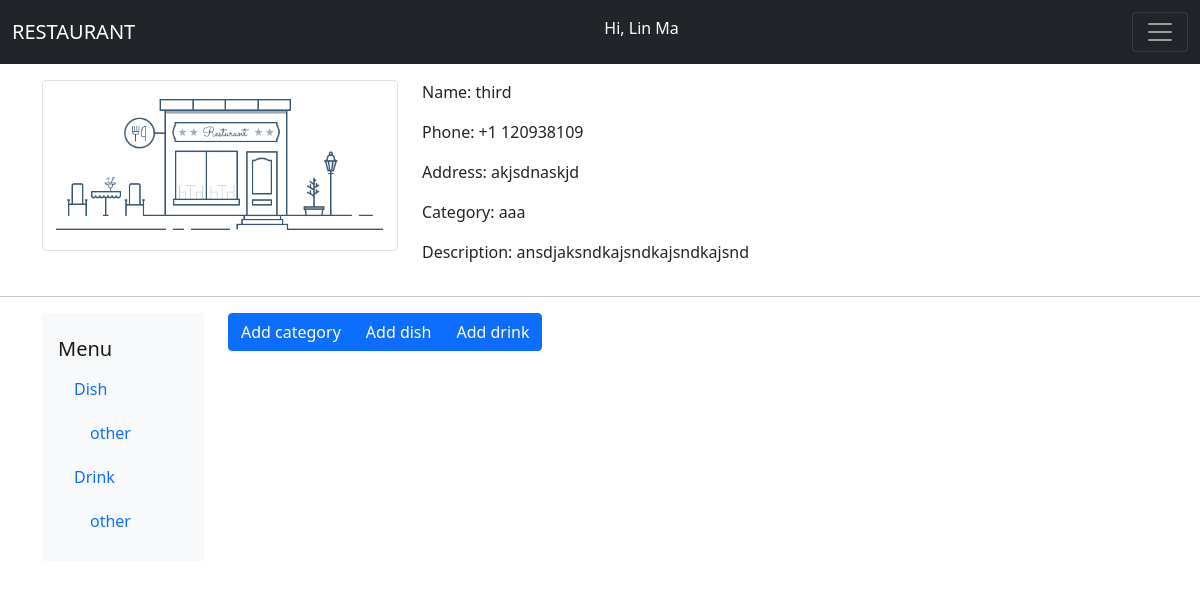
Before: /profile/3 (signed in) with the older database file.
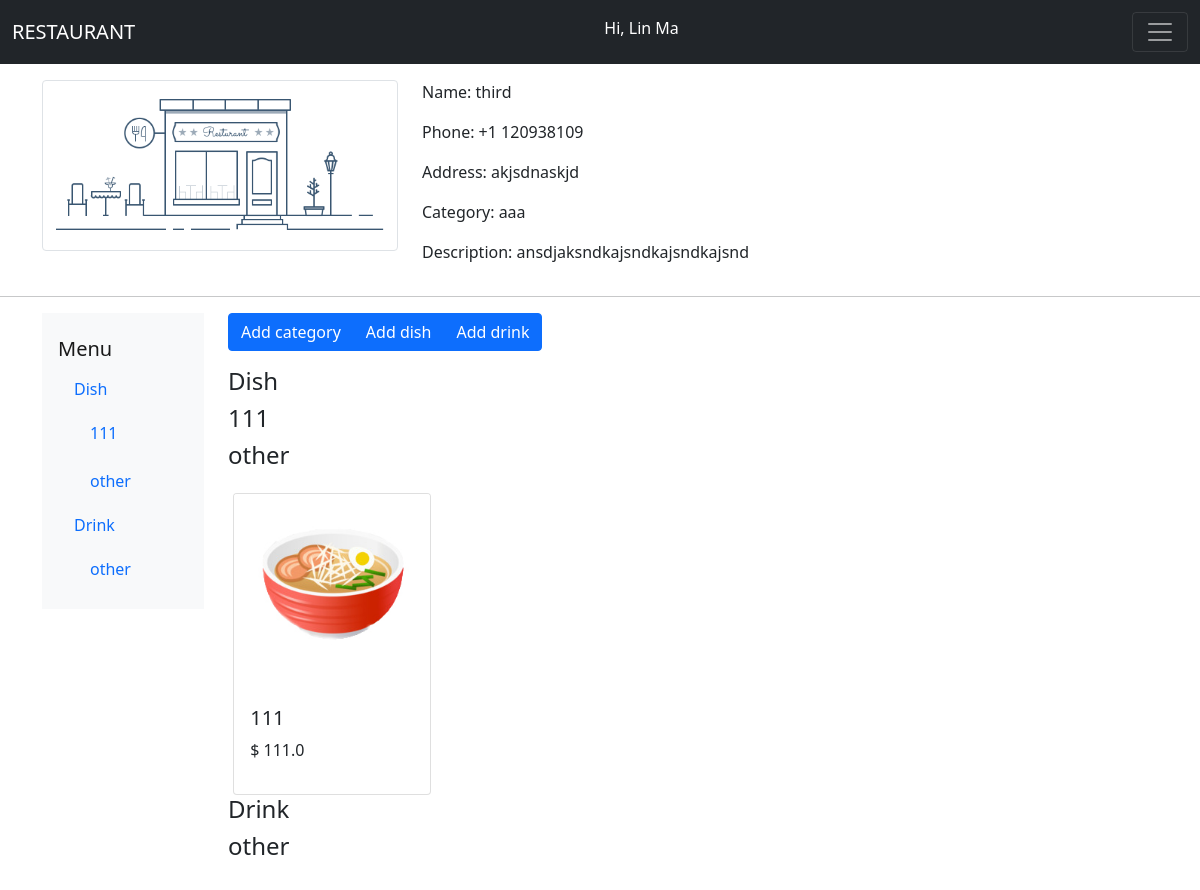
After: the same page with the newer database file.
### app.py (models this page shows, shortened)
class User(db.Model):
    id = db.Column(db.Integer, primary_key = True)
    username = db.Column(db.String(30), nullable=False)
    password = db.Column(db.String(30), nullable=False)
    firstname = db.Column(db.String(40), nullable=False)
    lastname = db.Column(db.String(40), nullable=False)
    restaurants = db.relationship('Restaurant', backref='user')

class Restaurant(db.Model):
    id = db.Column(db.Integer, primary_key = True)
    name = db.Column(db.String(80), nullable=False)
    phone = db.Column(db.String(12), nullable=False)
    address = db.Column(db.String(80), nullable=False)
    category = db.Column(db.String(80), nullable=False)
    description = db.Column(db.String(300), nullable=False)
    menu = db.relationship('Menu', backref='restaurant')
    user_id = db.Column(db.Integer, db.ForeignKey('user.id'), nullable=False)

class Menu(db.Model):
    id = db.Column(db.Integer, primary_key = True)
    name = db.Column(db.String(80), nullable = False)
    price = db.Column(db.Float, nullable = False)
    description = db.Column(db.String(300), nullable=False)
    category = db.Column(db.String(80), nullable=False)
    isdish = db.Column(db.Boolean, nullable = False)
    restaurant_id = db.Column(db.Integer, db.ForeignKey('restaurant.id'), nullable=False)

### app.py (the view, shortened to what this page needs)
@app.route('/profile/<id>', methods = ['GET', 'POST'])
def edit(id):
    if (not session.get('user')):
        return redirect(url_for('index'))
    user = User.query.filter_by(username = session.get('user')[0]).first()
    res = Restaurant.query.filter_by(id = id).first()
    if len(res.menu)==0:
        check = False
    else:
        check = True
    if not res in user.restaurants:
        return redirect(url_for('profile'))
    return render_template('edit.jinja', id = id, res = res, check = check)

### templates/edit.jinja (shortened to what this page needs)
{% extends 'base.jinja' %}
{% block body %}
    <div class = "container">
        <div class = "row mt-3">
            <div class = "col-4">
                <img src = "{{url_for('static', filename = 'img/rest_default.png')}}" class="img-thumbnail" alt="..." style="width: 100%">
            </div>
            <div class = 'col-8'>
                <p>Name: {{res.name}}</p>
                <p>Phone: +1 {{res.phone}}</p>
                <p>Address: {{res.address}}</p>
                <p>Category: {{res.category}}</p>
                <p>Description: {{res.description}}</p>
            </div>
        </div>
    </div>
    <hr>
    <div class = "container">
        <div class = "row mt-3 overflow-scroll" style = "width:100%; height:700px;">
            <div class = "col-2 position-sticky">
                <nav id="navbar-example3" class="navbar navbar-light bg-light flex-column align-items-stretch p-3">
                    <a class="navbar-brand" href="#">Menu</a>
                    <nav class="nav nav-pills flex-column">
                        <a class="nav-link " href="#dish_">Dish</a>
                        <nav class="nav nav-pills flex-column">
                            {%for each in res.menu%}
                                {%if each.name == 'new category created' and each.isdish == True%}
                                    <a class="nav-link ms-3 my-1" href='#{{each.category}}'>{{each.category}}</a>
                                {%endif%}
                            {%endfor%}
                            <a class="nav-link ms-3 my-1" href="#other-di">other</a>
                        </nav>
                        <a class="nav-link" href="#drink_">Drink</a>
                        <nav class="nav nav-pills flex-column">
                        <a class="nav-link ms-3 my-1" href="#other-dr">other</a>
                        </nav>
                    </nav>
                </nav>
            </div>
            <div class = "col-10">
                <div data-bs-spy="scroll" data-bs-target="#navbar-example3" data-bs-offset="0" tabindex="0">
                    <div class="btn-group" role="group" aria-label="Basic outlined example">
                        <button type="button" class="btn btn-primary" data-bs-toggle="modal" data-bs-target="#add_cate">Add category</button>
                        <button type="button" class="btn btn-primary" data-bs-toggle="modal" data-bs-target="#add_dish">Add dish</button>
                        <button type="button" class="btn btn-primary" data-bs-toggle="modal" data-bs-target="#add_drink">Add drink</button>
                    </div>
                    {%if check == True%}
                        <h4 id="dish_" class="mt-3">Dish</h4>
                    {%endif%}
                    <div class="row">
                        {% for each in res.menu%}
                            {%if each.isdish == True and each.name == 'new category created'%}
                                <h4 id="{{each.category}}">{{each.category}}</h4>
                            {%endif%}
                        {%endfor%}
                        {%if check == True%}
                            <h4 id="other-di">other</h4>
                        {%endif%}
                        {%for each in res.menu%}
                            {%if each.category == 'other' and each.isdish == True%}
                                <div class = "col-3">
                                    <a data-bs-toggle="modal" data-bs-target="#d{{each.id}}" href="#d{{each.id}}" class="text-decoration-none text-dark">
                                        <div class="card mx-auto mt-3" style="width: 95%">
                                            <img src = "{{url_for('static', filename = 'img/dish_default.jpg')}}" class="card-img-top" alt="...">
                                            <div class="card-body">
                                                <h5 class="card-title">{{each.name}}</h5>
                                                <p class="card-text">$ {{each.price}}</p>
                                            </div>
                                        </div>
                                    </a>
                                </div>
                            {%endif%}
                        {%endfor%}
                    </div>
                    {%if check == True%}
                        <h4 id="drink_">Drink</h4>
                    {%endif%}
                    <div class="row">
                        {%if check == True%}
                            <h4 id="other-di">other</h4>
                        {%endif%}
                </div>
            </div>
        </div>
    </div>
{% endblock %}

### templates/base.jinja (shortened to what this page needs)
<html>
    <head>
        <link href="https://cdn.jsdelivr.net/npm/bootstrap@5.0.2/dist/css/bootstrap.min.css" rel="stylesheet">
    </head>
    <body>
        <nav class="navbar navbar-dark bg-dark">
        <div class="container-fluid">
            <a class="navbar-brand" href="{{url_for('index')}}">RESTAURANT</a>
            {% if session.get('user') %}
                <p class="text-white mt-2">Hi, {{session.get('user')[1]}} {{session.get('user')[2]}}</p>
            {% endif %}
            <button class="navbar-toggler" type="button" data-bs-toggle="collapse" data-bs-target="#navbarNavAltMarkup" aria-controls="navbarNavAltMarkup" aria-expanded="false" aria-label="Toggle navigation">
            <span class="navbar-toggler-icon"></span>
            </button>
        </div>
        </nav>
        {% block body %}{% endblock %}
    </body>
</html>

Changed rows visible on the page:
added Menu: category "111"
added Menu: name "111", price "111.0", shown under "other"
Other visible differences:
text now shown: "Dish other Drink other"
